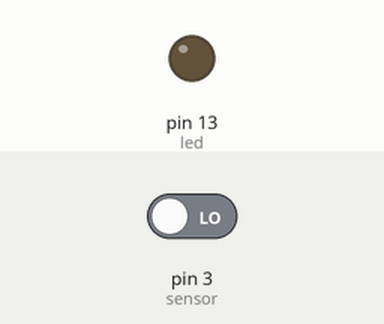
A sketch run on a simulated Arduino Uno, built with avr-gcc and run on an emulated ATmega328P. Shown: output pins drawn as LEDs (lit = HIGH). Inputs (shaded band) come from the test bench; at power-on: pin 3 (sensor) LOW.

Above: at 1.2 s.
1.3 s: pin 3 (sensor) driven HIGH
At 1.6 s:
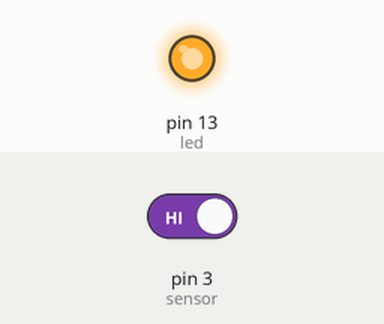
Timing chart, 0 to 4.3 s (numbered marks = the images above; inputs shaded):
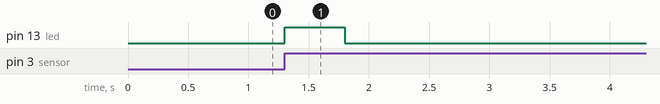

Measured:
- after the input at 1.3 s, pin 13 (led): LOW → HIGH at once, → LOW 0.50 s later

The sketch:

p8-1_vibration_sensor.ino
```cpp
// p8-1 vibration sensor
// https://circuits.io/circuits/2573916
int led = 13;
int sensor = 3;
unsigned char state = 0;

void setup() {
  pinMode(led, OUTPUT);
  pinMode(sensor, INPUT);
  // 1 for pin 3, blinking for function, RISING for LOW TO HIGH
  attachInterrupt(1, blinking, RISING);
}

void loop() {
  if (state != 0) {
    state = 0;
    digitalWrite(led, HIGH);
    delay(500);
  } else {
    digitalWrite(led, LOW);
  }
}

void blinking() {
  state++;
}
```
